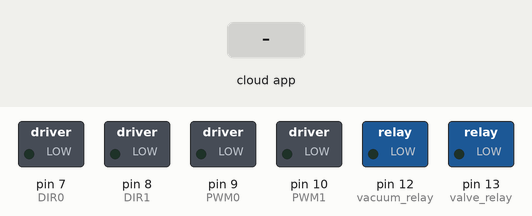
This sketch was run on a simulated Arduino Uno, built with avr-gcc and run on an emulated ATmega328P. Parts: switched loads named in the sketch (green lamp = pin HIGH). The inputs (shaded band) are chosen by the test bench. The ROS host is connected and sends only what is stated.

Above: at 1.2 s.
1.3 s: the phone or cloud app sets rightVel to 45
At 2.3 s:
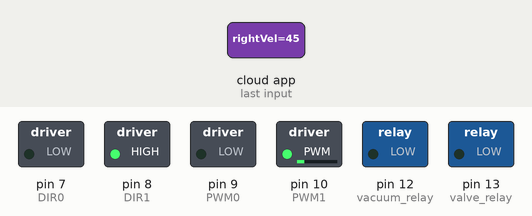
2.8 s: the phone or cloud app sets leftVel to 45
At 3.4 s:
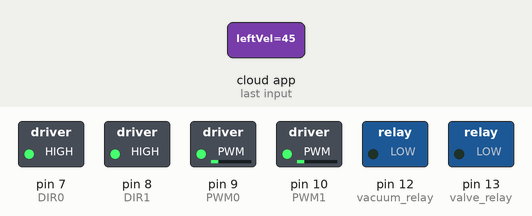
4.3 s: the phone or cloud app sets vac to 0
At 4.6 s:
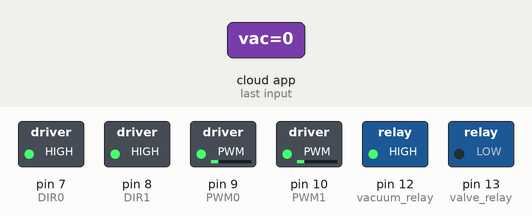
5.8 s: the phone or cloud app sets valve to 0
At 6.9 s:
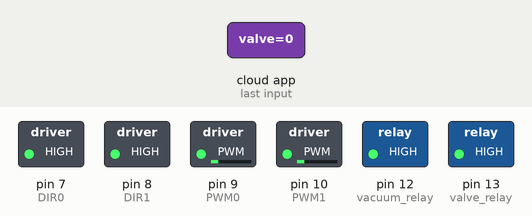
7.3 s: the phone or cloud app sets rightVel to 0
At 8.1 s:
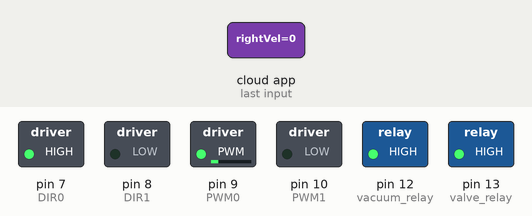
8.8 s: the phone or cloud app sets leftVel to 0
At 9.2 s:
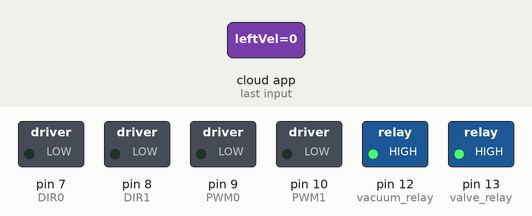
Timing chart, 0 to 11.3 s (numbered marks = the images above; inputs shaded):
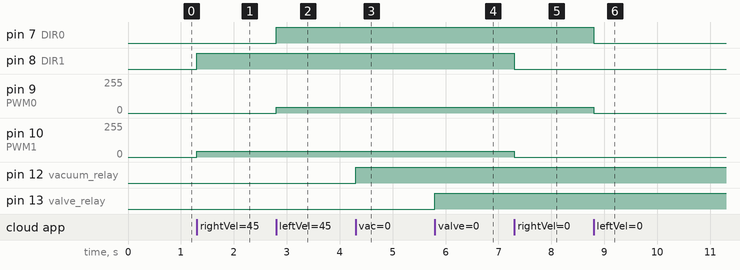

Measured:
- after the input at 1.3 s, pin 8 (DIR1): LOW → HIGH at once; pin 10 (PWM1): 0/255 → 45/255 at once
- after the input at 2.8 s, pin 7 (DIR0): LOW → HIGH at once; pin 9 (PWM0): 0/255 → 45/255 at once
- after the input at 4.3 s, pin 12 (vacuum_relay): LOW → HIGH at once
- after the input at 5.8 s, pin 13 (valve_relay): LOW → HIGH at once
- after the input at 7.3 s, pin 8 (DIR1): HIGH → LOW at once; pin 10 (PWM1): 45/255 → 0/255 at once
- after the input at 8.8 s, pin 7 (DIR0): HIGH → LOW at once; pin 9 (PWM0): 45/255 → 0/255 at once

The sketch:

dcMotor.ino
```cpp
/*
 * Carnegie Mellon University
 * Washbot Project
 * Hans Kumar and Henry Zhang
 * Motor controll using rosserial and joystick
 */
#include <ros.h>
#include <std_msgs/Int16.h>
#include <Arduino.h>

const int PWM0 = 9;
const int PWM1 = 10;
const int DIR0 = 7;
const int DIR1 = 8;
const int vacuum_relay = 12;
const int valve_relay = 13;


ros::NodeHandle nh;
int16_t rightVel = 0;
int16_t leftVel = 0;


void moveMotor(int motor, int dutyCycle, int direction){
  setMotorDirection(motor, direction);
  setMotorDutyCycle(motor, dutyCycle);
}

void setMotorDutyCycle(int motor, int dutyCycle){
  if(dutyCycle>=0 && dutyCycle<=255){
    if(motor==0){ analogWrite(PWM0, dutyCycle);}
    else if(motor==1){ analogWrite(PWM1, dutyCycle);}
  }
  else{
    Serial.println("Motor duty cycle out of range");
  }
}

void setMotorDirection(int motor, int direction){
  int outputPin;
  if(motor == 0){
    outputPin = DIR0;
  }
  else{
    outputPin = DIR1;
  }
  digitalWrite(outputPin, direction);
}


void getRightVelCallback(const std_msgs::Int16& vel_msg) {
  if (vel_msg.data > 0){
    moveMotor(1, abs(vel_msg.data), HIGH);
  }else{
    moveMotor(1, abs(vel_msg.data), LOW);
  }
}

void getLeftVelCallback(const std_msgs::Int16& vel_msg) {
  if (vel_msg.data > 0){
    moveMotor(0, abs(vel_msg.data), HIGH);
  }else{
    moveMotor(0, abs(vel_msg.data), LOW);
  }
}

void vacCallback(const std_msgs::Int16& vel_msg) {
    digitalWrite(vacuum_relay, 1-digitalRead(vacuum_relay));
}

void valveCallback(const std_msgs::Int16& vel_msg) {
    digitalWrite(valve_relay, 1-digitalRead(valve_relay));
}


ros::Subscriber<std_msgs::Int16> rightVelSub("rightVel", &getRightVelCallback);
ros::Subscriber<std_msgs::Int16> leftVelSub("leftVel", &getLeftVelCallback);
ros::Subscriber<std_msgs::Int16> vacSub("vac", &vacCallback);
ros::Subscriber<std_msgs::Int16> valveSub("valve", &valveCallback);

void setup() {
  // init node and subcribe
  pinMode(DIR0, OUTPUT);
  pinMode(DIR1, OUTPUT);
  pinMode(vacuum_relay, OUTPUT);
  pinMode(valve_relay, OUTPUT);
  nh.initNode();
  nh.subscribe(rightVelSub);
  nh.subscribe(leftVelSub);
  nh.subscribe(vacSub);
  nh.subscribe(valveSub);
}

void loop() {
  nh.spinOnce();
}
```
